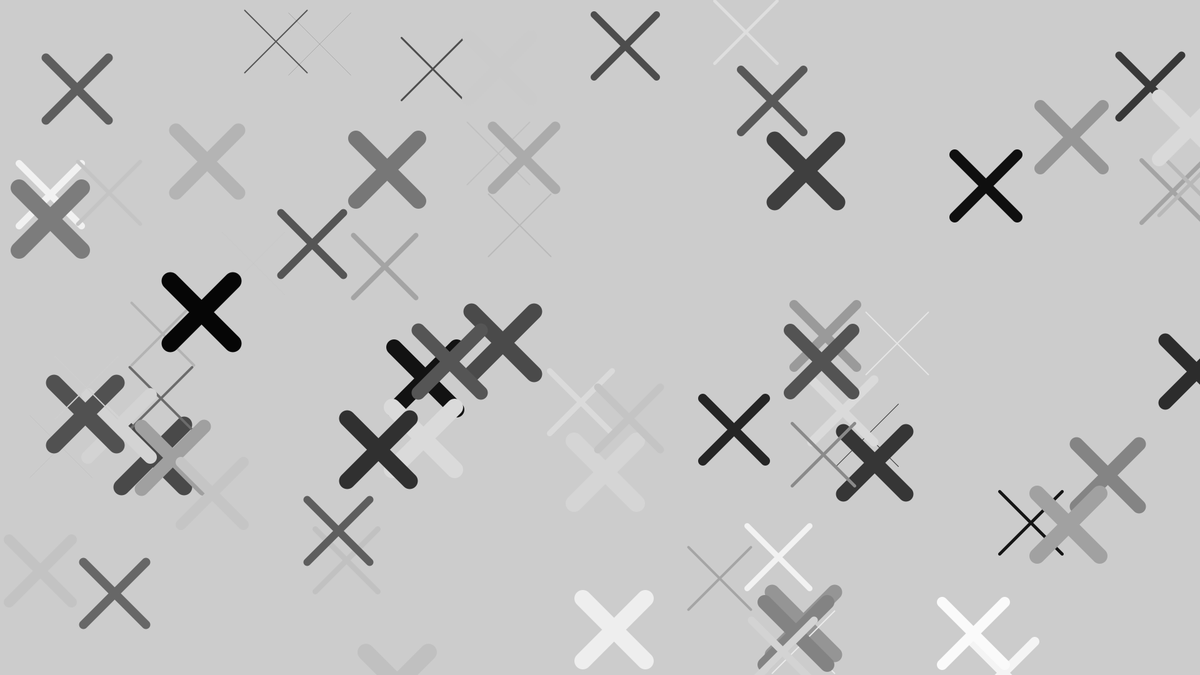
Frame 1 (no input)
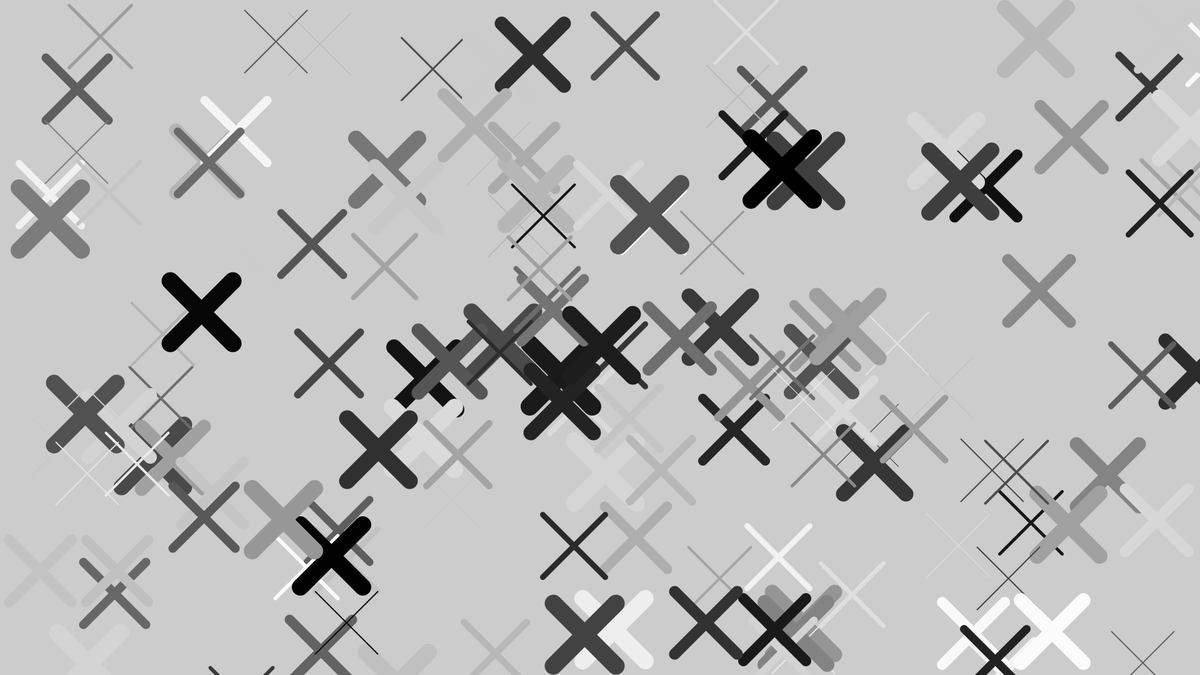
Frame 2 (the mouse pressed at the canvas centre, redrawn once)

The Processing sketch that drew these frames (run headless with seeded random() and noise(); the mouse was pressed at the canvas centre and the sketch redrawn once):

// Processing sketch: Cross_Random_Generator
// ── Cross_Random_Generator.pde
void setup() {
size(1920, 1080);
smooth();
noLoop();
}
void draw() {
for (int i = 0; i < 70; i++) { // Draw 70 X shapes
drawX(int(random(255)), int(random(30)),
int(random(width)), int(random(height)), 100);
}
}
void drawX(int gray, int weight, int x, int y, int size) {
stroke(gray);
strokeWeight(weight);
line(x, y, x+size, y+size);
line(x+size, y, x, y+size);
}
